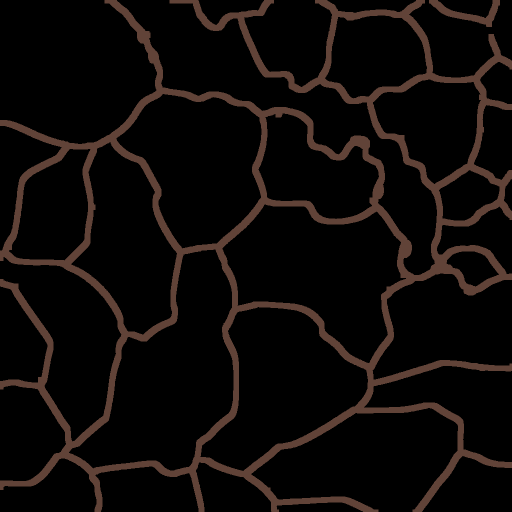
#> input picture outputs/map1024/map_borders.png, 1024 x 1024 px, given in place of map.png, which was not available (shown at 1/2 size)
$ jupyter execute --allow-errors test_closing_areacounting.ipynb   (shell and % lines are left out)
#> lines starting #> are read from the running program, lines starting #| are printed output that depends on the picture; after the words box and inside, x2 and y2 are one past the last pixel; in counts of white or black regions, pixels touching at a corner belong together; pictures that were not available may be replaced by others from this repository, and a replacement may not be noted
### scripts/ShaderMapGeneration/utils.py
import random
from IPython.display import display
from PIL import Image


def show(img):
    pilImage = Image.fromarray(img)
    display(pilImage)


q = 10  # quantization
offset = 5
range = 255 - q - offset


# [63 lines left out: functions getQuantizedColor, getHexRandomColor, getRandomColor, generateRandomName, not called in this run]


QUANTIZATION_PRECISENESS = 15
QUANTIZATION_LEVEL_COUNT = 17


# [14 lines left out: function getQuantizedValue, not called in this run]


class ProvinceDataView:
    # [22 lines left out: functions __init__, convertProvinceDataViewArrayToJson, not called in this run]

### scripts/ShaderMapGeneration/notebooks/test_closing_areacounting.ipynb
[cell 1]
import sys
sys.path.append('..')

from utils import show
import image_processes as imgp
import map_processes as mapp
import utils as ut
from IPython.display import display
from skimage.filters import threshold_otsu
from PIL import Image
import numpy as np
import cv2
import os
import numpy as np
from scipy.ndimage import label, binary_fill_holes, morphology
from skimage.measure import regionprops
from skimage.morphology import medial_axis
from skimage.util import invert
from skimage.io import imread
import matplotlib.pyplot as plt
from skimage import measure, morphology

[cell 2]
imgName = 'map.png'
projectName = 'closing'
texturePath = '../../../textures/'
outputPath = './outputs/'
outputPath = os.path.join(outputPath, projectName)

imgPath = os.path.join(texturePath, imgName)
# gray to get the height and width with shape
image = imread(imgPath, as_gray=True)
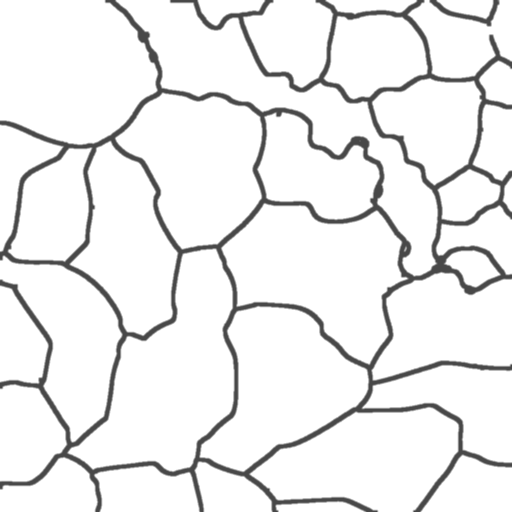
#> image: shape (1024, 1024) float64 (shown at 1/2 size); min 0.285, max 1, mean 0.93
height, width = image.shape
#> height = 1024; width = 1024

# imgSize = (int(width/8), int(height/8))
imgSize = (width, height)
#> imgSize = (1024, 1024)
image = cv2.resize(image, imgSize)

if not os.path.exists(outputPath):
    os.makedirs(outputPath)

inputPath = os.path.join(outputPath, 'input.png')
cv2.imwrite(inputPath, cv2.cvtColor(imread(imgPath), cv2.COLOR_BGR2RGB))


def getPath(filename):
    return os.path.join(outputPath, filename)

[cell 3]
image = cv2.imread(imgPath)
#> image is the input picture: shape (1024, 1024, 3); mean B, G, R 7.5, 9, 13.1
image = cv2.resize(image, imgSize)
gray = cv2.cvtColor(image, cv2.COLOR_BGR2GRAY)
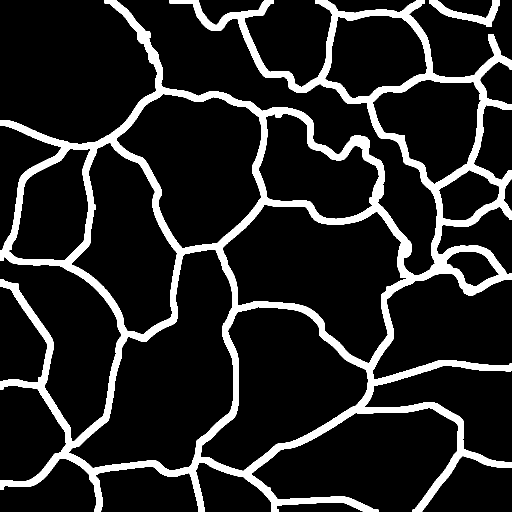
#> gray: shape (1024, 1024) (shown at 1/2 size); values 0 (black) and 75 (white), 13.5% white; 2 white regions, box (x1, y1, x2, y2) and area: (0, 0, 1024, 1024) 138861, (858, 0, 1000, 54) 2394
ut.show(gray)

[cell 4]
_, thresholded = cv2.threshold(gray, 100, 255, cv2.THRESH_BINARY)
#> thresholded: shape (1024, 1024); every value is 0
#> (the rest of this cell did not finish here and is left out)

[cell 5]
_, thresholded = cv2.threshold(gray, 95, 255, cv2.THRESH_BINARY)
#> (the rest of this cell did not finish here and is left out)

[cell 6]
_, thresholded = cv2.threshold(gray, 95, 255, cv2.THRESH_BINARY)
show(thresholded)

[cell 7]
_, edges = cv2.threshold(gray, 95, 255, cv2.THRESH_BINARY)
edges = morphology.thin(edges)
show(edges)

[cell 8]
image = imread(imgPath, as_gray=True)
binary_image = image > 0.37  # This might change depending on your image
#> binary_image: shape (1024, 1024) bool; 93.2% white; 2 black regions, box (x1, y1, x2, y2) and area: (0, 0, 1024, 1024) 70623, (861, 0, 997, 51) 1196
binary_image = invert(binary_image)
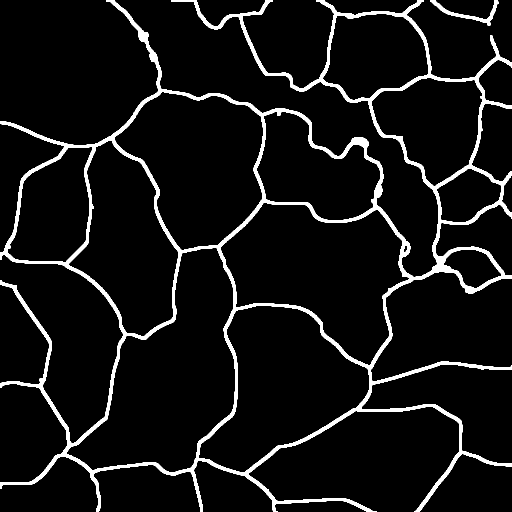
#> binary_image: shape (1024, 1024) bool (shown at 1/2 size); 6.8% white; 2 white regions, box (x1, y1, x2, y2) and area: (0, 0, 1024, 1024) 70623, (861, 0, 997, 51) 1196

skeleton, distance = medial_axis(binary_image, return_distance=True)
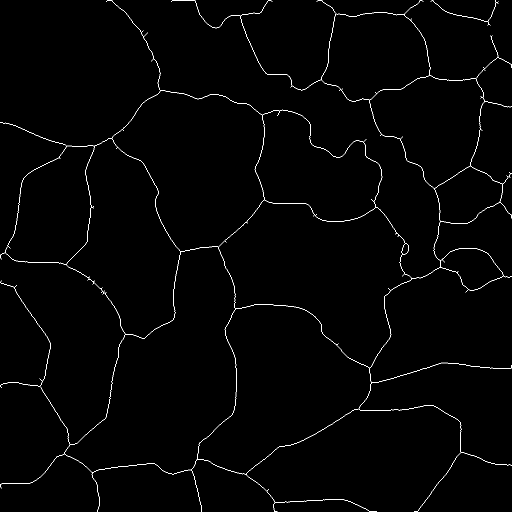
#> skeleton: shape (1024, 1024) bool (shown at 1/2 size); 0.94% white in thin lines or dots
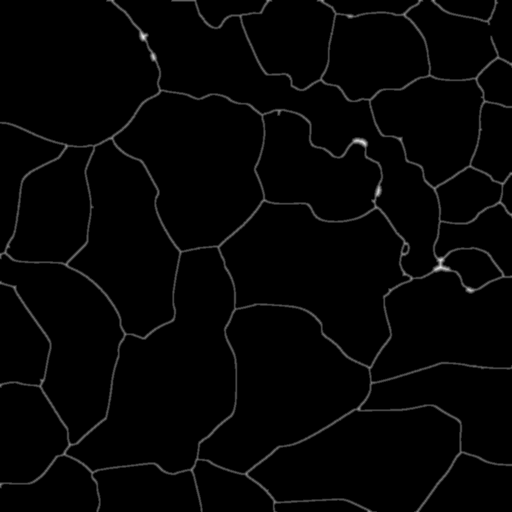
#> distance: shape (1024, 1024) float64 (shown at 1/2 size); min 0, max 9.22, mean 0.151; drawn with min black and max white

#> (the rest of this cell did not finish here and is left out)

[cell 9]
skeleton_inverted = np.invert(skeleton)
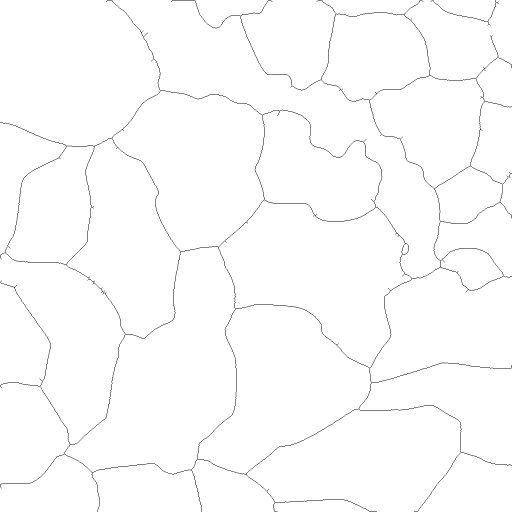
#> skeleton_inverted: shape (1024, 1024) bool (shown at 1/2 size); 99.1% white; black in thin lines or dots

labels = measure.label(skeleton_inverted)
#> labels: shape (1024, 1024) int32; values 0 (black) and 1 (white), 99.1% white; black in thin lines or dots

n_figures = labels.max()
#> n_figures = 1
print(f"Detected {n_figures} figures")
#| Detected 1 figures

sizes = np.bincount(labels.ravel())
#> sizes = [9867, 1038709]

background_label = sizes.argmax()
#> background_label = 1
print(f"Background label: {background_label}")
#| Background label: 1

n_holes = n_figures - 1
#> n_holes = 0
print(f"Detected {n_holes} holes in the main figure")
#| Detected 0 holes in the main figure

filled_figure = np.where(labels == background_label, 1, 0)

plt.imshow(filled_figure, cmap='gray')
#> (this line was passed over: IPython is not available in this run)
plt.show()

[cell 10]
from skimage.morphology import binary_closing
figure = (skeleton == False)

# Apply a morphological closing operation to close small gaps
closed_figure = binary_closing(figure)
#> closed_figure: shape (1024, 1024) bool; every value is 1
show(figure)
#> in show (call 4), `pilImage = Image.fromarray(img)`: pilImage: PIL image 1024x1024 1; 99.1% white; black in thin lines or dots

# Create a new array that is True where the figure is
figure = (closed_figure == False)
show(figure)

# Use binary_fill_holes to identify the holes
filled_figure = binary_fill_holes(figure)

# The holes are what is in the filled figure but not in the original figure
holes = filled_figure & ~figure

# Label the distinct holes
labeled_holes, num_holes = label(holes)
#> labeled_holes: shape (1024, 1024) int32; every value is 0
#> num_holes = 0

# Filter out small holes
regions = regionprops(labeled_holes)
#> regions = []
hole_areas = [r.area for r in regions]
#> hole_areas = []
min_hole_area = 50  # Set a minimum hole area, adjust as needed
large_holes_labels = [i+1 for i, area in enumerate(hole_areas) if area > min_hole_area]
#> large_holes_labels = []
large_holes = np.isin(labeled_holes, large_holes_labels)


# Count the number of large holes
num_large_holes = np.unique(labeled_holes[large_holes]).size
#> num_large_holes = 0
print(f"Number of large holes: {num_large_holes}")
#| Number of large holes: 0

# Fill the holes by combining the figure and the holes
filled_figure = figure | large_holes
show(large_holes)
show(figure)
# Display the filled figure
plt.imshow(filled_figure, cmap='gray')
#> (this line was passed over: IPython is not available in this run)
plt.show()

[cell 11]
import numpy as np
from scipy import ndimage as ndi
import matplotlib.pyplot as plt

show(figure)
labeled_image, num_features = ndi.label(figure)
#> num_features = 0

print(f"Number of closed areas: {num_features}")
#| Number of closed areas: 0

filled_image = ndi.binary_fill_holes(figure)

#> (the rest of this cell did not finish here and is left out)

[cell 12]
figure = invert(skeleton_inverted)
show(figure)
#> in show (call 9), `pilImage = Image.fromarray(img)`: pilImage: PIL image 1024x1024 1; 0.94% white in thin lines or dots

# Connected component analysis to label different parts of the skeleton
skeleton_uint8 = (figure * 255).astype(np.uint8)
toto = cv2.bitwise_not(skeleton_uint8)
show(toto)

# Define the structuring element
kernel = np.ones((3,3), np.uint8)

# Erode the image
skeleton_eroded = cv2.erode(skeleton_uint8, kernel, iterations=1)

# Apply connectedComponents
num_labels, labels_im = cv2.connectedComponents(skeleton_eroded)
#> num_labels = 1
show(skeleton_eroded)
print(f"Number of labels: {num_labels}")
#| Number of labels: 1

num_labels, labels_im = cv2.connectedComponents(toto)
#> num_labels = 2
print(f"Number of labels: {num_labels}")
#| Number of labels: 2

# Create an RGB image to store colored version
colored_image = np.zeros((*skeleton_uint8.shape, 3), dtype=np.uint8)

# Generate different colors (excluding black)
colors = np.random.randint(1, 255, size=(num_labels, 3))
#> colors = [[173, 48, 118], [193, 68, 252]]

# Color each label with a different color
for label in range(1, num_labels):
    colored_image[labels_im == label] = colors[label]
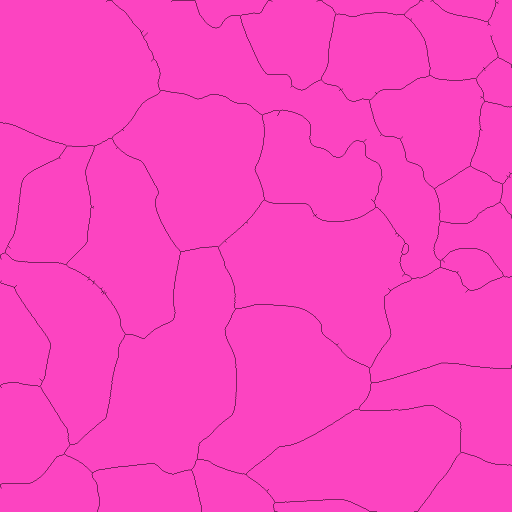
#> colored_image: shape (1024, 1024, 3) (shown at 1/2 size); mean of channels 0, 1, 2 191.2, 67.4, 249.6; drawn as B, G, R

# Display the colored image
plt.imshow(colored_image)
#> (this line was passed over: IPython is not available in this run)
plt.show()

from skimage.measure import label

# Ensure your data is boolean type
skeleton_bool = skeleton_uint8.astype(bool)

# Use the label function from scikit-image
labels_im = label(skeleton_bool)
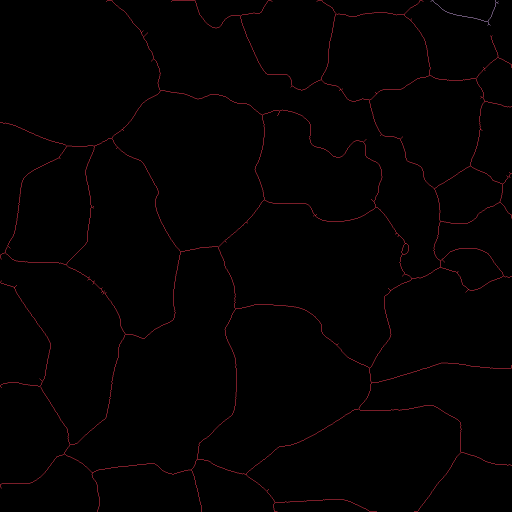
#> labels_im: shape (1024, 1024) int32 (shown at 1/2 size); 3 distinct labels, from 0 to 2; one colour per label, 0 black

# Get the number of labels (subtract 1 to ignore the background label)
num_labels = labels_im.max()

print(f"Number of labels: {num_labels}")
#| Number of labels: 2

[cell 13]
image = cv2.imread(imgPath, 0)

_, thresh = cv2.threshold(image, 127, 255, cv2.THRESH_BINARY)

contours, _ = cv2.findContours(
    thresh, cv2.RETR_EXTERNAL, cv2.CHAIN_APPROX_SIMPLE)
#> contours = []

print('Number of closed areas:', len(contours))
#| Number of closed areas: 0

[cell 14]
figure = invert(skeleton_inverted)
show(invert(skeleton))
skeleton_uint8 = (figure * 255).astype(np.uint8)
image = cv2.imread(imgPath, 0)

_, thresh = cv2.threshold(image, 127, 255, cv2.THRESH_BINARY)
contours, _ = cv2.findContours(
    thresh, cv2.RETR_EXTERNAL, cv2.CHAIN_APPROX_SIMPLE)

filled_image = cv2.cvtColor(skeleton_uint8, cv2.COLOR_GRAY2BGR)
#> filled_image: shape (1024, 1024, 3); 0.94% white in thin lines or dots

for i, contour in enumerate(contours):
    color = (np.random.randint(0, 255), np.random.randint(
        0, 255), np.random.randint(0, 255))

    cv2.drawContours(filled_image, contours, i, color, -1)
#> this loop made 0 passes

show(filled_image)

[cell 15]
image = invert(skeleton)
show(image)
image = (figure * 255).astype(np.uint8)
_, thresh = cv2.threshold(image, 127, 255, cv2.THRESH_BINARY)

contours, _ = cv2.findContours(
      thresh, cv2.RETR_EXTERNAL, cv2.CHAIN_APPROX_SIMPLE)
#> contours = 2 contours, 1 with area under 20; largest, box (x1, y1, x2, y2) and area: (0, 0, 1024, 1024) 491020

filled_image = np.zeros_like(image)

#> (the rest of this cell did not finish here and is left out)

[cell 16]
image = invert(skeleton)
show(image)
image = (image * 255).astype(np.uint8)
image = cv2.imread(imgPath, 0)

_, thresh = cv2.threshold(image, 127, 255, cv2.THRESH_BINARY)

contours, _ = cv2.findContours(
    image, cv2.RETR_EXTERNAL, cv2.CHAIN_APPROX_SIMPLE)
#> contours = 2 contours; box (x1, y1, x2, y2) and area: (0, 0, 1024, 1024) 561598, (858, 0, 1000, 54) 2216

filled_image = np.zeros(
    (image.shape[0], image.shape[1], 3), dtype=np.uint8)

for i, contour in enumerate(contours):
    color = np.random.randint(0, 256, size=3).tolist()
    cv2.drawContours(filled_image, [contour], 0, color, -1)
#> this loop made 2 passes
#> color on passes 1 to 2: [211, 21, 242], [36, 87, 70]
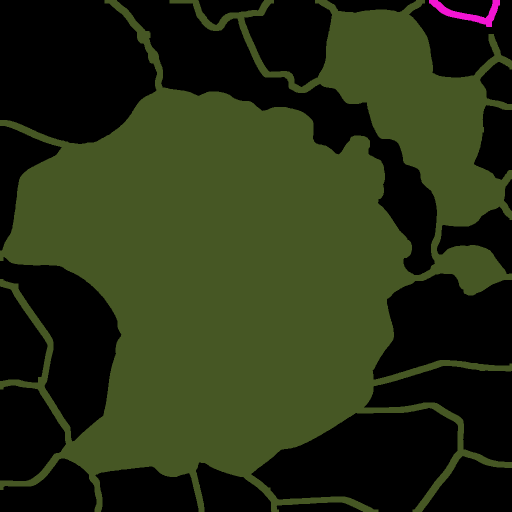
#> filled_image: shape (1024, 1024, 3) (shown at 1/2 size); mean B, G, R 19.9, 47.1, 38.4

show(filled_image)
